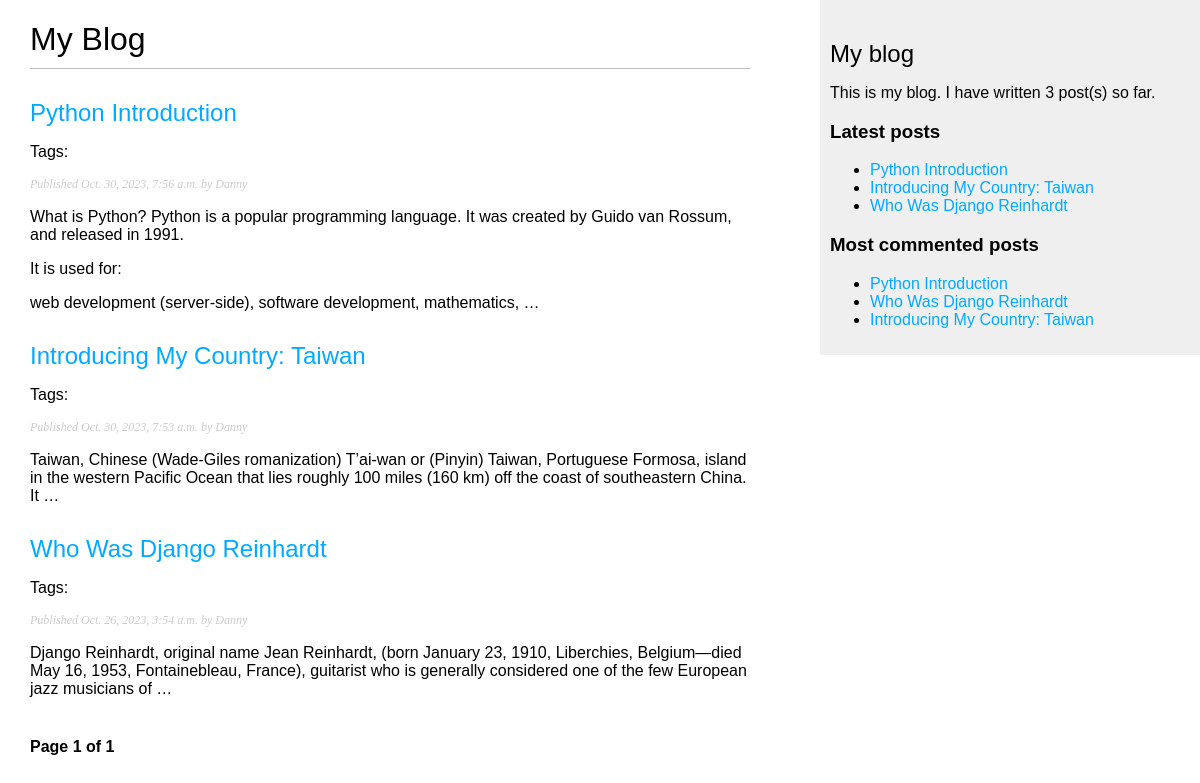
The page /blog/ on the database as committed earlier.
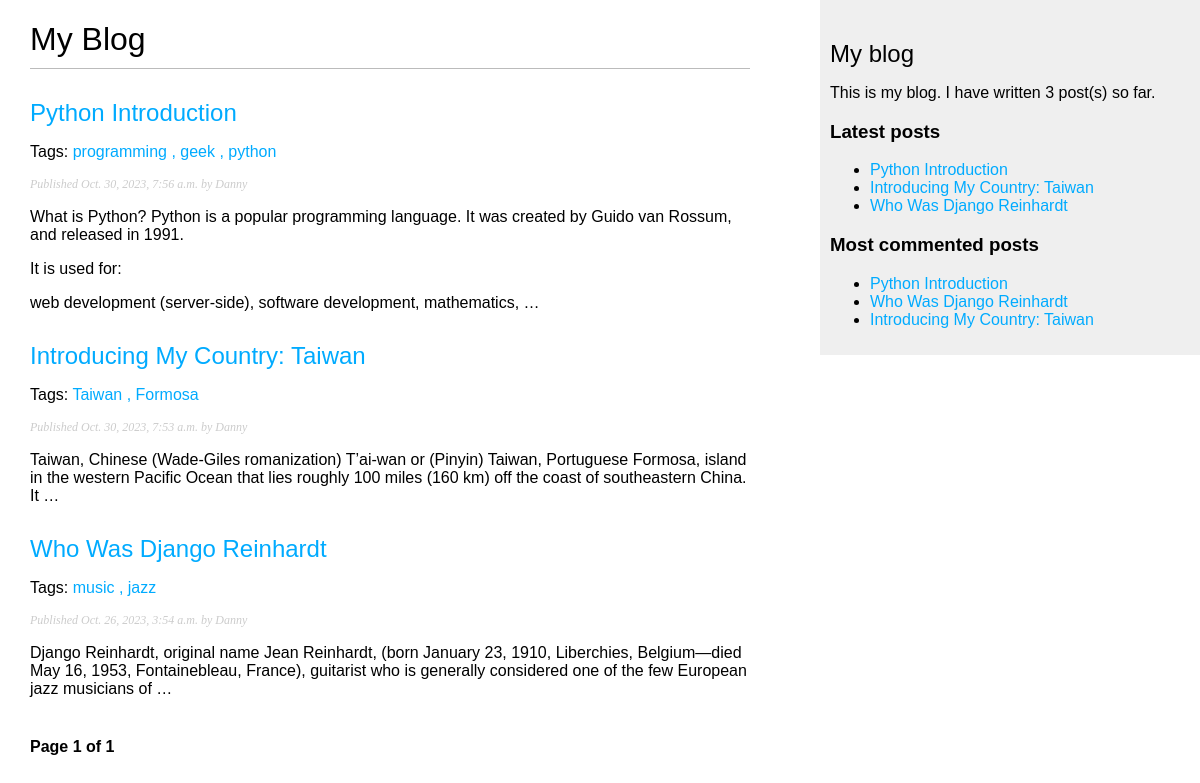
The same page on the database as committed later.
### blog/models.py (models this page shows, shortened)
class Post(models.Model):
    class PublishedManager(models.Manager):
        def get_queryset(self):
            return super().get_queryset().filter(status=Post.Status.PUBLISHED)
    class Status(models.TextChoices):
        DRAFT = 'DF', 'Draft'
        PUBLISHED = 'PB', 'Published'
    title = models.CharField(max_length=250)
    slug = models.SlugField(max_length=250,
                            unique_for_date='publish')
    author = models.ForeignKey(User,
                               on_delete=models.CASCADE,
                               related_name='blog_posts')
    body = models.TextField()
    publish = models.DateTimeField(default=timezone.now)
    created = models.DateTimeField(auto_now_add=True)
    updated = models.DateTimeField(auto_now=True)
    status = models.CharField(max_length=2,
                              choices=Status.choices,
                              default=Status.DRAFT,)
    objects = models.Manager()    #the default manager
    published = PublishedManager() #to create a custom manager that I can retrieve objects by using "Post.published.all()"
    tags = TaggableManager()
    class Meta:
        ordering = ['-publish']
        indexes = [
            models.Index(fields=['-publish']),
        ]
    def get_absolute_url(self):
        return reverse('blog:post_detail', args=[self.publish.year,
                                                            self.publish.month,
                                                 self.publish.day,
                                                 self.slug])

### blog/views.py (the view)
# urls.py: path('', views.post_list, name="post_list"),
def post_list(request, tag_slug=None):
    post_list = Post.published.all()
    tag = None
    if tag_slug:
        tag = get_object_or_404(Tag, slug=tag_slug)
        post_list = post_list.filter(tags__in=[tag])
    paginator = Paginator(post_list, 3)
    page_number = request.GET.get('page', 1)
    try:
        posts = paginator.page(page_number)
    except EmptyPage:
       posts = paginator.page(paginator.num_pages)
    except PageNotAnInteger:
       posts = paginator.page(1)
    return render(request, 'blog/post/list.html', {'posts':posts, 'tag':tag})

### blog/templatetags/blog_tags.py (called while the page is built)
@register.simple_tag
def total_posts():
    return Post.published.count()

@register.inclusion_tag('blog/post/latest_posts.html')
def show_latest_posts(count=5):
    latest_posts = Post.published.order_by('-publish')[:count]
    return {'latest_posts':latest_posts}

@register.simple_tag
def get_most_commented_posts(count=5):
    return Post.published.annotate(total_comments=Count('comments')).order_by('-total_comments')[:count]

@register.filter(name="markdown")
def markdown_format(text):
    return mark_safe(markdown.markdown(text))

### blog/templates/blog/post/list.html (shortened to what this page needs)
{% extends "blog/base.html" %}
{% load blog_tags %}
{% block content %}
<h1>My Blog</h1>
{% for post in posts %}
    <h2>
        <a href="{{ post.get_absolute_url }}">
            {{ post.title }}
        </a>
    </h2>
    <p class="tags">
        Tags:
        {% for tag in post.tags.all %}
        <a href="{% url 'blog:post_list_by_tag' tag.slug %}">
            {{ tag.name }}
            {% if not forloop.last %},{% endif %}
        </a>
        {% endfor %}
    </p>
    <p class="date">
        Published {{ post.publish }} by {{ post.author }}
    </p>
    {{ post.body|markdown|truncatewords_html:30 }}
{% endfor %}
{% include "blog/post/pagination.html" with page=posts %}
{% endblock %}

### blog/templates/blog/base.html (shortened to what this page needs)
{% load blog_tags %}
{% load static %}
<!DOCTYPE html>
<html lang="en">
<head>
    <link href="{% static 'css/blog.css' %}" rel="stylesheet">
</head>
<body>
    <div id="content">
        {% block content %}{% endblock %}
    </div>
    <div id="sidebar">
        <h2>My blog</h2>
        <p>This is my blog.
            I have written {% total_posts %} post(s) so far.
        </p>
        <h3>Latest posts</h3>
        {% show_latest_posts 3 %}
        <h3>Most commented posts</h3>
        {% get_most_commented_posts as most_commented_posts %}
        <ul>
            {% for post in most_commented_posts %}
            <li><a href="{{ post.get_absolute_url }}">{{ post.title }}</a></li>
            {% endfor %}
        </ul>
    </div>
</body>
</html>

### blog/templates/blog/post/pagination.html (shortened to what this page needs)
<div class="pagination">
    <span class="step-links">
            <span class="current">
                Page {{ page.number }} of {{ page.paginator.num_pages }}
</div>

### blog/templates/blog/post/latest_posts.html
<ul>
    {% for post in latest_posts %}
        <li><a href="{{ post.get_absolute_url }}">{{ post.title }}</a></li>
    {% endfor %}
</ul>

### blog/static/css/blog.css (style rules this page uses)
body { margin: 0; padding: 0; font-family: helvetica, sans-serif; }
a { color: #00abff; text-decoration: none; }
h1 { font-weight: normal; border-bottom: 1px solid #bbb; padding: 0 0 10px 0; }
h2 { font-weight: normal; margin: 30px 0 0; }
#content { float: left; width: 60%; padding: 0 0 0 30px; }
#sidebar { float: right; width: 30%; padding: 10px; background: #efefef; height: 100%; }
p.date { color: #ccc; font-family: georgia, serif; font-size: 12px; font-style: italic; }
.pagination { margin: 40px 0; font-weight: bold; }

Rows that differ between the two databases and show on the page:
added Tag: name "programming", shown under Post "Python Introduction"
added Tag: name "geek", shown under Post "Python Introduction"
added Tag: name "python", shown under Post "Python Introduction"
added Tag: name "Taiwan", shown under Post "Introducing My Country: Taiwan"
added Tag: name "Formosa", shown under Post "Introducing My Country: Taiwan"
added Tag: name "music", shown under Post "Who Was Django Reinhardt"
added Tag: name "jazz", shown under Post "Who Was Django Reinhardt"
